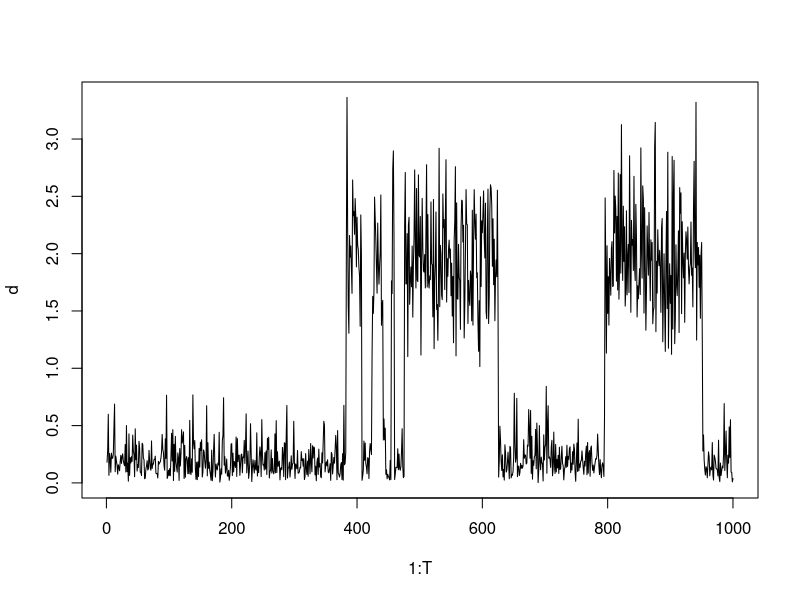

Source code (R): (Note: this script raises an error after producing the figure.)
##
##
##  Simulation for week of 27 August 2015
##  Hidden Markov Chains - Animal movement
##
########################################

##
## Step 1 - set initial values
##
T = 1000 #this will be the number in our vectors and the number of iterations (minus 1) to run
X = rep(NA, T) #build the vector to start to save on computing effort later
X[1] = 1           #this will be our two step markov chain, state one relates to 
                   # short distances (small mean), and state two the opposite

# lambda.1 = 2
# r.1 = 10
# 
# lambda.2 = 200
# r.2 = 10

lambda = c(2,20)
r = c(10,10)

P = matrix(
  c(.99, .01, .01, .99),
  nrow = 2,
  ncol = 2,
  byrow = TRUE)
  
d = rep(NA, T) #build the vector of distances

##
## Step 2 - draw d_0 ~ Gamma(lambda.1, lambda.1)
## 

d[1] = rgamma(1, lambda[1], r[1]) #set the first distance by drawing from a gamma dist
                               # with the parameters for X = 1 (our starting X)

##
## Step 3 - loop through changing states in X and then draw new d
##

for(t in 2:T){
  X[t] = sample(x = 1:2, size = 1, 
                replace = TRUE, prob = P[X[t-1], ]) #using sample function 
                                                    #to draw new state based on 
                                                    #previous state and P
  d[t] = rgamma(1, lambda[X[t]], r[X[t]] )
} 
#instead, make lambda and r vectors and use r[X(t)], etc
#this also help when extending to n number of states

##
## Step 4 - Visualize it!
##

plot(x = 1:T, y = d, col=X, type = "l")

##
## Step 5 - likelihood and forward equations
##

#use simulated distances (d) as my x here.
x = d

#T= length(x)
likelihood = (NA)
ones = rep(1, 2)
delta = c(.5,.5) #based on Probability matrix above

neg.log.like = function(theta, x){
  lambda.1 = theta[1]
  lambda.2 = theta[2]
  r.1 = theta[3]
  r.2 = theta[4]
  
  ones = rep(1, 2)
  
  L.mat = matrix(
    c(dgamma(x, lambda.1, r.1), dgamma(x, lambda.2, r.2)),
    nrow = length(x),
    ncol = 2
  ) 
   
  alpha.vec = matrix(
    c(rep(NA, length(x)*2)),
    nrow = length(x),
    ncol = 2
  )
  
  P_t = diag(L.mat[1,]) 
  alpha.vec[1,] = delta %*% P_t
  
  for(i in 2:T){
    P_t = diag(L.mat[i,]) 
    alpha.vec[i,] = alpha.vec[i-1,] %*% P %*%  P_t
  }
  like = (alpha.vec[T,] %*% (ones))
  return(-log(like))
} 
theta = c(2, 200, 10, 10)
neg.log.like(theta, x)

#then get neg log likelihood so we can minimize with optim()
# neg.l.like = function(theta, x=d){
#   -log(likelihood(theta, x))
#   }
# neg.l.like(theta, x)

#use optim() L-BFGS-B
optim(theta <- c(1,100,5,8),lower = c(0, 0, 0, 0),
      fn = neg.log.like, x = d, method = "L-BFGS-B")

#check out scaling
#Main idea: before the product of probabilities
#were quickly going to 0 and then trouble happens 
#when we try and do log(0)

#Instead: Algarithm with computational trick of multiplying
#the values by another value (then later canceling it out)
#There is an example in HMM Appendex A.1.3

#We need to redo our likelihood functions in this mannor

scale.neg.log.likelihood = function(theta, x=d){
  lambda.1 = theta[1]
  lambda.2 = theta[2]
  r.1 = theta[3]
  r.2 = theta[4] 
  
  phi = matrix(rep(NA, T*2),
               nrow = T,
               ncol =2)
  
  phi[1,] = delta
  
  lscaled = 0
  
  L.mat = matrix(
    c(dgamma(x, lambda.1, r.1), dgamma(x, lambda.2, r.2)),
    nrow = length(x),
    ncol = 2
  ) 

  ones = rep(1, 2)
  
  for(t in 2:T){
    P_t = diag(L.mat[t,]) 
    v.vec = phi[t-1,] %*% P %*% P_t
    u = v.vec %*% ones
    lscaled = lscaled + log(u)
    phi[t,] = v.vec/as.numeric(u)
    return(-lscaled)
  }
}


theta = c(2, 200, 10, 10)
neg.l.like(theta, x = d)
scale.neg.log.likelihood(theta = theta, x = d)

#should this give the same value as neg.log.likelihood

optim(theta <- c(5, 100, 10, 10), fn = scale.neg.log.likelihood, 
      method = "L-BFGS-B", lower = c(1,1, 1,1), 
      upper = c(400, 400, 999,400))

save(d, file="d.Rdata")
